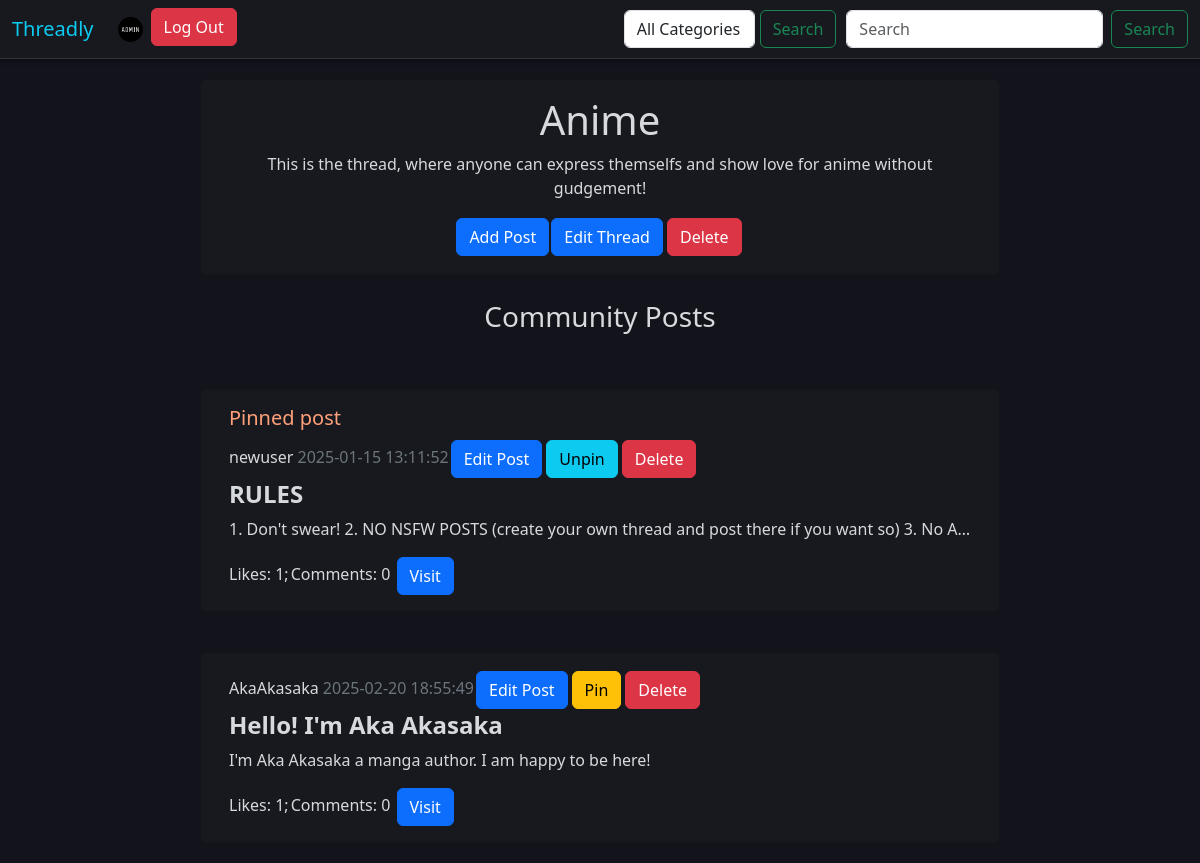
/thread.php?thread=anime (signed in), run on the app's committed database.
### tables this page shows
CREATE TABLE `users` (
  `login` varchar(50) NOT NULL,
  `name` varchar(50) NOT NULL,
  `surname` varchar(50) NOT NULL,
  `email` varchar(50) NOT NULL,
  `password` varchar(255) NOT NULL,
  `birth_date` date NOT NULL,
  `role` enum('user','admin') NOT NULL DEFAULT 'user',
  `pfp` varchar(255) NOT NULL DEFAULT 'default_pfp.png',
  `about` varchar(100) DEFAULT NULL
);

CREATE TABLE `threads` (
  `name` varchar(100) NOT NULL,
  `url_name` varchar(30) NOT NULL,
  `user_login` varchar(50) NOT NULL,
  `description` varchar(700) NOT NULL,
  `date` date NOT NULL DEFAULT current_timestamp(),
  `status` enum('Public','Private') NOT NULL,
  `name_category` varchar(50) NOT NULL,
  `pinned_post` int(11) DEFAULT NULL
);

CREATE TABLE `posts` (
  `id_post` int(11) NOT NULL,
  `title` varchar(100) NOT NULL,
  `content` varchar(700) NOT NULL,
  `user_login` varchar(100) NOT NULL,
  `date` datetime NOT NULL DEFAULT current_timestamp(),
  `rate` int(11) NOT NULL,
  `tags` text NOT NULL,
  `thread` varchar(100) NOT NULL,
  `closed_comments` tinyint(1) NOT NULL DEFAULT 0
);

### thread.php (the view, shortened to what this page needs)
<?php
include 'header.php';
$conn = mysqli_connect($DB_HOST, $DB_USER, $DB_PASS, $DB_NAME) or die('Nie można się połączyć z bazą');
$thread_name = htmlspecialchars($_GET['thread']) ?? '';
$q1 = 'SELECT * FROM `threads` WHERE `url_name`="'.$thread_name.'";';
$thread = mysqli_query($conn, $q1);
$thread = mysqli_fetch_assoc($thread);
$thread_name = $thread['name'];
$is_thread_admin = false;
$user_login = (isset($_SESSION['user_login'])) ? $user_login = $_SESSION['user_login'] : '';
$user_role = (isset($_SESSION['user_role'])) ? $user_role =  $_SESSION['user_role'] : '';
if(isset($_SESSION['user_login']))
{
    if($user_login == $thread['user_login'] || $user_role == 'admin')
    {
        $is_thread_admin = true;
    }
}
function display_post($post, $is_pinned = false)
{
    global $user_role, $user_login, $conn, $is_thread_admin, $thread;
    echo '<section class="row justify-content-center" style="padding: 20px;">
                <div class="card lblack-bg" style="max-width: 50rem; max-height: 50rem;">
                    <div class="card-body">
                        ';
                        if ($is_pinned)
                        {
                            echo '<h5 class="card-title" style="color: #FFA07A;"> Pinned post</h5>';
                        };
                        echo '<a class="fs-6" href="profile.php?user='.$post['user_login'].'" style="text-decoration: none; color: #D7DADC;">'.($post['user_login']).'</a>
                        <span class="fs-6 text-secondary">'.($post['date']).'</span>';
                        if (($user_login == $post['user_login'] || $user_role == 'admin'))
                        {
                            echo '<a href="create_post.php?post='.$post['id_post'].'" class="btn btn-primary" style="margin:2px;">Edit Post</a>';
                        }
                        if ($is_thread_admin)
                        {
                            if (!$is_pinned)
                            {
                                echo '<a href="pin_post.php?post='.$post['id_post']."&thread=".$_GET['thread'].'" class="btn btn-warning" style="margin:2px;">Pin</a>';
                            }
                            else
                            {
                                echo '<a href="pin_post.php?'."&thread=".$_GET['thread'].'" class="btn btn-info" style="margin:2px;">Unpin</a>';
                            }
                        }
                        if (($user_login == $post['user_login'] || $user_role == 'admin') || $is_thread_admin)
                        {
                            echo '<a href="delete.php?post='.$post['id_post']."&thread=".$_GET['thread'].'" class="btn btn-danger" style="margin:2px;">Delete</a>';
                        }
                        echo '<h4 class="card-title" style="white-space:pre-wrap;"><b>'.($post['title']).'</b></h4>
                        <p class="card-text text-truncate">'.($post['content']).'</p>';
                        echo '<span class="fs-6">Likes: '.($post['rate']).';</span>';
                        $comments_query = "SELECT * FROM `comments` WHERE `post_id`='".$post['id_post']."' ORDER BY `date` DESC;";
                        $comments = mysqli_query($conn, $comments_query);
                        echo '<span class="fs-6" style="margin:2px;">Comments: '.mysqli_num_rows($comments).'</span>
                        <a href="post.php?post='.$post['id_post'].'" class="btn btn-primary">Visit</a>
                    </div>
                </div>
                </section>';
}
?>
<!DOCTYPE html>
<html lang="en">
<head>
    <link href="https://cdn.jsdelivr.net/npm/bootstrap@5.3.3/dist/css/bootstrap.min.css" rel="stylesheet">
    <link rel="stylesheet" href="style.css">
</head>
<body>
<section class="row justify-content-center">
    <?php
        echo create_header();
        if (!isset($_SESSION['user_login']))
        {
            notloggedin();
        }
        else
        {
            loggedin($_SESSION['user_login']);
        }
        echo end_header();
    ?>
        <section class="row justify-content-center">
            <?php
            echo '<section class="row justify-content-center" style="padding: 20px;">
                <div class="card text-center lblack-bg" style="max-width: 50rem; max-height: 50rem;">
                    <div class="card-body">
                        <h1 class="card-title">'.($thread_name).'</h1>
                        <p class="card-text ">'.($thread['description']).'</p>
                        ';
                        if (isset($_SESSION['user_login']))
                        {
                            echo '<a href="create_post.php?thread='.$thread['url_name'].'" class="btn btn-primary">Add Post</a>';
                        };
                        if ($is_thread_admin)
                        {
                            echo '<a href="create_thread.php?thread='.$thread['url_name'].'" class="btn btn-primary" style="margin:2px;">Edit Thread</a>';
                            echo '<a href="delete.php?thread='.$_GET['thread'].'" class="btn btn-danger" style="margin:2px;">Delete</a>';
                        }
                    echo '</div>
                </div>
                </section>';
            echo "<p class='text-center fs-3'>Community Posts<p>";
            $q2 = 'SELECT p.user_login, p.date, p.id_post, p.title, p.content, p.rate FROM posts AS p LEFT JOIN threads ON threads.pinned_post = p.id_post WHERE p.thread="'.$thread['url_name'].'" ORDER BY (p.id_post = threads.pinned_post) DESC, p.date DESC;';
            $posts = mysqli_query($conn, $q2);
            if(!empty($thread['pinned_post']))
            {
                $post=mysqli_fetch_array($posts);
                display_post($post, true);
            }
            while($post=mysqli_fetch_array($posts))
            {
                display_post($post);
            }
            ?>
        </section>
</body>
</html>

### header.php (shortened to what this page needs)
<?php
function create_header()
{
    echo '<section class="row justify-content-center header">
    <nav class="navbar navbar-expand-lg lblack-bg">
      <div class="container-fluid">
          <a class="navbar-brand text-info" href="show_thread.php">Threadly</a>
          <button class="navbar-toggler" type="button" data-bs-toggle="collapse" data-bs-target="#navbarSupportedContent" aria-controls="navbarSupportedContent" aria-expanded="false" aria-label="Toggle navigation">
            <span class="navbar-toggler-icon"></span>
          </button>
          <div class="collapse navbar-collapse" id="navbarSupportedContent">
            <ul class="navbar-nav me-auto mb-2 mb-lg-0"\>';
}
function loggedin($user_login)
{
  require 'config.php';
  $conn = mysqli_connect($DB_HOST, $DB_USER, $DB_PASS, $DB_NAME) or die('Nie można się połączyć z bazą');
  $q = 'SELECT * FROM users WHERE `login` = "'.$user_login.'";';
  $result = mysqli_query($conn, $q);
  $user = mysqli_fetch_assoc($result);
  echo '
  <li class="nav-item">
    <a class="nav-link text-light" href="profile.php?user='.$user_login.'"><img src="uploads/pfp/'.$user['pfp'].'" style="width: 25px; height: 25px; border-radius: 50%;"></a>
  </li>
  <li class="nav-item">
    <a href="logout.php" class="btn btn-danger">Log Out</a>
  </li>';
}
function end_header()
{
    require 'config.php';
    $conn = mysqli_connect($DB_HOST, $DB_USER, $DB_PASS, $DB_NAME) or die('Nie można się połączyć z bazą');
    $q = 'SELECT * FROM category ORDER BY name ASC;';
    $result = mysqli_query($conn, $q);
    echo '</ul>
    <form class="d-flex" action="show_thread.php" method="GET" style="margin-right: 10px;">
              <select name="category" class="form-control mr-2">
                <option value="">All Categories</option>';
              echo '</select>
              <button class="btn btn-outline-success" type="submit" style="margin-left: 5px;">Search</button>
        </form>
            <form class="d-flex" role="search" action="show_thread.php" method="GET">
              <input class="form-control me-2" type="search" placeholder="Search" aria-label="Search" name="search">
              <button class="btn btn-outline-success" type="submit">Search</button>
            </form>
          </div>
      </div>
    </nav>
  </section>';
}
?>

### style.css (style rules this page uses)
body { margin: 0px; background-color: #12131b; color: #D7DADC; line-height: 1.5; }
.lblack-bg { background-color: #18191f; color: #D7DADC; line-height: 1.5; }
.header { border-bottom: 1px solid #333; box-shadow: 0 2px 5px rgba(0, 0, 0, 0.3); position: sticky; z-index: 1000; top:0; }

### data on the page
users: pfp (picture)
threads: name "Anime", description "This is the thread, where anyone can express themselfs and show love for anime without gudgement!"
posts: user_login "newuser", date "2025-01-15 13:11:52", title "RULES", content "1. Don't swear! 2. NO NSFW POSTS (create your own thread and post there if you want so) 3. No A…", rate "1"
posts: user_login "AkaAkasaka", date "2025-02-20 18:55:49", title "Hello! I'm Aka Akasaka", content "I'm Aka Akasaka a manga author. I am happy to be here!", rate "1", mysqli_num_rows($comments) "0"

### other printed values
mysqli_num_rows($comments) "0"
